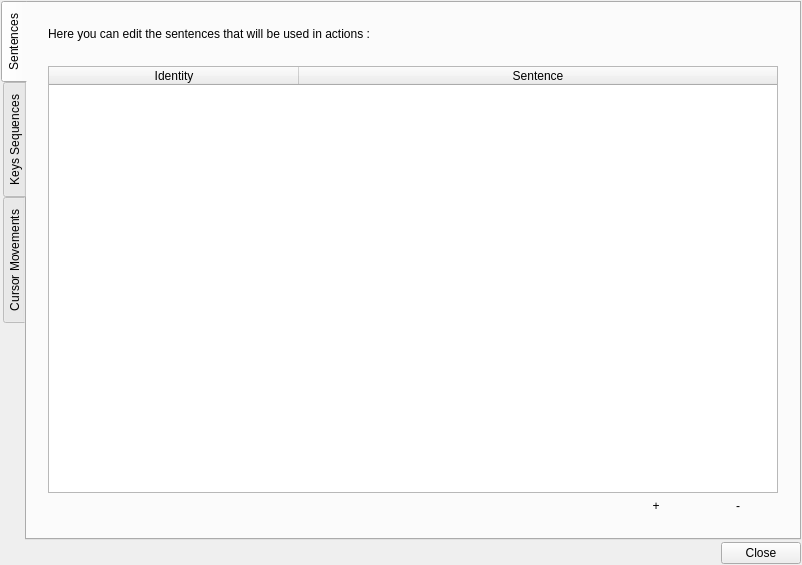
<?xml version="1.0" encoding="UTF-8"?>
<ui version="4.0">
 <class>DataEditDialog</class>
 <widget class="QDialog" name="DataEditDialog">
  <property name="geometry">
   <rect>
    <x>0</x>
    <y>0</y>
    <width>802</width>
    <height>565</height>
   </rect>
  </property>
  <property name="windowTitle">
   <string>Edit Data</string>
  </property>
  <layout class="QVBoxLayout" name="verticalLayout">
   <property name="spacing">
    <number>2</number>
   </property>
   <property name="leftMargin">
    <number>1</number>
   </property>
   <property name="topMargin">
    <number>1</number>
   </property>
   <property name="rightMargin">
    <number>1</number>
   </property>
   <property name="bottomMargin">
    <number>1</number>
   </property>
   <item>
    <widget class="QTabWidget" name="tabWidget">
     <property name="focusPolicy">
      <enum>Qt::FocusPolicy::StrongFocus</enum>
     </property>
     <property name="tabPosition">
      <enum>QTabWidget::TabPosition::West</enum>
     </property>
     <property name="currentIndex">
      <number>0</number>
     </property>
     <widget class="QWidget" name="tabSentences">
      <attribute name="title">
       <string>Sentences</string>
      </attribute>
      <layout class="QVBoxLayout" name="verticalLayout_2">
       <property name="spacing">
        <number>2</number>
       </property>
       <property name="leftMargin">
        <number>1</number>
       </property>
       <property name="topMargin">
        <number>1</number>
       </property>
       <property name="rightMargin">
        <number>1</number>
       </property>
       <property name="bottomMargin">
        <number>1</number>
       </property>
       <item>
        <layout class="QGridLayout" name="gridLayout">
         <property name="bottomMargin">
          <number>0</number>
         </property>
         <property name="spacing">
          <number>2</number>
         </property>
         <item row="5" column="2">
          <spacer name="verticalSpacer_3">
           <property name="orientation">
            <enum>Qt::Orientation::Vertical</enum>
           </property>
           <property name="sizeType">
            <enum>QSizePolicy::Policy::Preferred</enum>
           </property>
           <property name="sizeHint" stdset="0">
            <size>
             <width>20</width>
             <height>20</height>
            </size>
           </property>
          </spacer>
         </item>
         <item row="0" column="0">
          <spacer name="verticalSpacer">
           <property name="orientation">
            <enum>Qt::Orientation::Vertical</enum>
           </property>
           <property name="sizeType">
            <enum>QSizePolicy::Policy::Preferred</enum>
           </property>
           <property name="sizeHint" stdset="0">
            <size>
             <width>20</width>
             <height>20</height>
            </size>
           </property>
          </spacer>
         </item>
         <item row="1" column="0">
          <spacer name="horizontalSpacer">
           <property name="orientation">
            <enum>Qt::Orientation::Horizontal</enum>
           </property>
           <property name="sizeType">
            <enum>QSizePolicy::Policy::Preferred</enum>
           </property>
           <property name="sizeHint" stdset="0">
            <size>
             <width>20</width>
             <height>20</height>
            </size>
           </property>
          </spacer>
         </item>
         <item row="1" column="1">
          <widget class="QLabel" name="label">
           <property name="text">
            <string>Here you can edit the sentences that will be used in actions :</string>
           </property>
          </widget>
         </item>
         <item row="3" column="1">
          <widget class="SentencesTableWidget" name="sentencesTableWidget">
           <property name="focusPolicy">
            <enum>Qt::FocusPolicy::StrongFocus</enum>
           </property>
           <property name="editTriggers">
            <set>QAbstractItemView::EditTrigger::NoEditTriggers</set>
           </property>
           <property name="showDropIndicator" stdset="0">
            <bool>true</bool>
           </property>
           <property name="dragDropOverwriteMode">
            <bool>false</bool>
           </property>
           <property name="alternatingRowColors">
            <bool>true</bool>
           </property>
           <property name="selectionMode">
            <enum>QAbstractItemView::SelectionMode::SingleSelection</enum>
           </property>
           <property name="selectionBehavior">
            <enum>QAbstractItemView::SelectionBehavior::SelectRows</enum>
           </property>
           <property name="rowCount">
            <number>0</number>
           </property>
           <property name="columnCount">
            <number>2</number>
           </property>
           <attribute name="horizontalHeaderMinimumSectionSize">
            <number>64</number>
           </attribute>
           <attribute name="horizontalHeaderDefaultSectionSize">
            <number>250</number>
           </attribute>
           <attribute name="horizontalHeaderStretchLastSection">
            <bool>true</bool>
           </attribute>
           <attribute name="verticalHeaderVisible">
            <bool>false</bool>
           </attribute>
           <column>
            <property name="text">
             <string>Identity</string>
            </property>
           </column>
           <column>
            <property name="text">
             <string>Sentence</string>
            </property>
           </column>
          </widget>
         </item>
         <item row="2" column="1">
          <spacer name="verticalSpacer_2">
           <property name="orientation">
            <enum>Qt::Orientation::Vertical</enum>
           </property>
           <property name="sizeType">
            <enum>QSizePolicy::Policy::Fixed</enum>
           </property>
           <property name="sizeHint" stdset="0">
            <size>
             <width>20</width>
             <height>20</height>
            </size>
           </property>
          </spacer>
         </item>
         <item row="3" column="2">
          <spacer name="horizontalSpacer_2">
           <property name="orientation">
            <enum>Qt::Orientation::Horizontal</enum>
           </property>
           <property name="sizeType">
            <enum>QSizePolicy::Policy::Preferred</enum>
           </property>
           <property name="sizeHint" stdset="0">
            <size>
             <width>20</width>
             <height>20</height>
            </size>
           </property>
          </spacer>
         </item>
         <item row="4" column="1">
          <layout class="QHBoxLayout" name="horizontalLayout">
           <item>
            <spacer name="horizontalSpacer_3">
             <property name="orientation">
              <enum>Qt::Orientation::Horizontal</enum>
             </property>
             <property name="sizeHint" stdset="0">
              <size>
               <width>40</width>
               <height>20</height>
              </size>
             </property>
            </spacer>
           </item>
           <item>
            <widget class="QPushButton" name="addSentenceButton">
             <property name="text">
              <string notr="true">+</string>
             </property>
             <property name="flat">
              <bool>true</bool>
             </property>
            </widget>
           </item>
           <item>
            <widget class="QPushButton" name="removeSentenceButton">
             <property name="text">
              <string notr="true">-</string>
             </property>
             <property name="flat">
              <bool>true</bool>
             </property>
            </widget>
           </item>
          </layout>
         </item>
        </layout>
       </item>
      </layout>
     </widget>
     <widget class="QWidget" name="tabKeysSequences">
      <attribute name="title">
       <string>Keys Sequences</string>
      </attribute>
      <layout class="QVBoxLayout" name="verticalLayout_3">
       <property name="spacing">
        <number>2</number>
       </property>
       <property name="leftMargin">
        <number>1</number>
       </property>
       <property name="topMargin">
        <number>1</number>
       </property>
       <property name="rightMargin">
        <number>1</number>
       </property>
       <property name="bottomMargin">
        <number>1</number>
       </property>
       <item>
        <layout class="QGridLayout" name="gridLayout_2">
         <property name="bottomMargin">
          <number>0</number>
         </property>
         <property name="spacing">
          <number>2</number>
         </property>
         <item row="5" column="2">
          <spacer name="verticalSpacer_4">
           <property name="orientation">
            <enum>Qt::Orientation::Vertical</enum>
           </property>
           <property name="sizeType">
            <enum>QSizePolicy::Policy::Preferred</enum>
           </property>
           <property name="sizeHint" stdset="0">
            <size>
             <width>20</width>
             <height>20</height>
            </size>
           </property>
          </spacer>
         </item>
         <item row="0" column="0">
          <spacer name="verticalSpacer_5">
           <property name="orientation">
            <enum>Qt::Orientation::Vertical</enum>
           </property>
           <property name="sizeType">
            <enum>QSizePolicy::Policy::Preferred</enum>
           </property>
           <property name="sizeHint" stdset="0">
            <size>
             <width>20</width>
             <height>20</height>
            </size>
           </property>
          </spacer>
         </item>
         <item row="1" column="0">
          <spacer name="horizontalSpacer_4">
           <property name="orientation">
            <enum>Qt::Orientation::Horizontal</enum>
           </property>
           <property name="sizeType">
            <enum>QSizePolicy::Policy::Preferred</enum>
           </property>
           <property name="sizeHint" stdset="0">
            <size>
             <width>20</width>
             <height>20</height>
            </size>
           </property>
          </spacer>
         </item>
         <item row="1" column="1">
          <widget class="QLabel" name="label_2">
           <property name="text">
            <string>Here you can edit the keys sequences that will be used in actions :</string>
           </property>
          </widget>
         </item>
         <item row="3" column="1">
          <widget class="KeysSequencesTableWidget" name="keysSequencesTableWidget">
           <property name="focusPolicy">
            <enum>Qt::FocusPolicy::StrongFocus</enum>
           </property>
           <property name="editTriggers">
            <set>QAbstractItemView::EditTrigger::NoEditTriggers</set>
           </property>
           <property name="tabKeyNavigation">
            <bool>true</bool>
           </property>
           <property name="showDropIndicator" stdset="0">
            <bool>true</bool>
           </property>
           <property name="dragDropOverwriteMode">
            <bool>false</bool>
           </property>
           <property name="alternatingRowColors">
            <bool>true</bool>
           </property>
           <property name="selectionMode">
            <enum>QAbstractItemView::SelectionMode::SingleSelection</enum>
           </property>
           <property name="selectionBehavior">
            <enum>QAbstractItemView::SelectionBehavior::SelectRows</enum>
           </property>
           <property name="rowCount">
            <number>0</number>
           </property>
           <property name="columnCount">
            <number>2</number>
           </property>
           <attribute name="horizontalHeaderMinimumSectionSize">
            <number>64</number>
           </attribute>
           <attribute name="horizontalHeaderDefaultSectionSize">
            <number>250</number>
           </attribute>
           <attribute name="horizontalHeaderStretchLastSection">
            <bool>true</bool>
           </attribute>
           <attribute name="verticalHeaderVisible">
            <bool>false</bool>
           </attribute>
           <column>
            <property name="text">
             <string>Identity</string>
            </property>
           </column>
           <column>
            <property name="text">
             <string>Sentence</string>
            </property>
           </column>
          </widget>
         </item>
         <item row="2" column="1">
          <spacer name="verticalSpacer_6">
           <property name="orientation">
            <enum>Qt::Orientation::Vertical</enum>
           </property>
           <property name="sizeType">
            <enum>QSizePolicy::Policy::Fixed</enum>
           </property>
           <property name="sizeHint" stdset="0">
            <size>
             <width>20</width>
             <height>20</height>
            </size>
           </property>
          </spacer>
         </item>
         <item row="3" column="2">
          <spacer name="horizontalSpacer_5">
           <property name="orientation">
            <enum>Qt::Orientation::Horizontal</enum>
           </property>
           <property name="sizeType">
            <enum>QSizePolicy::Policy::Preferred</enum>
           </property>
           <property name="sizeHint" stdset="0">
            <size>
             <width>20</width>
             <height>20</height>
            </size>
           </property>
          </spacer>
         </item>
         <item row="4" column="1">
          <layout class="QHBoxLayout" name="horizontalLayout_2">
           <item>
            <spacer name="horizontalSpacer_6">
             <property name="orientation">
              <enum>Qt::Orientation::Horizontal</enum>
             </property>
             <property name="sizeHint" stdset="0">
              <size>
               <width>40</width>
               <height>20</height>
              </size>
             </property>
            </spacer>
           </item>
           <item>
            <widget class="QPushButton" name="addKeysSequenceButton">
             <property name="text">
              <string notr="true">+</string>
             </property>
             <property name="flat">
              <bool>true</bool>
             </property>
            </widget>
           </item>
           <item>
            <widget class="QPushButton" name="removeKeysSequenceButton">
             <property name="text">
              <string notr="true">-</string>
             </property>
             <property name="flat">
              <bool>true</bool>
             </property>
            </widget>
           </item>
          </layout>
         </item>
        </layout>
       </item>
      </layout>
     </widget>
     <widget class="QWidget" name="tabCursorMovements">
      <attribute name="title">
       <string>Cursor Movements</string>
      </attribute>
      <layout class="QVBoxLayout" name="verticalLayout_4">
       <property name="spacing">
        <number>2</number>
       </property>
       <property name="leftMargin">
        <number>1</number>
       </property>
       <property name="topMargin">
        <number>1</number>
       </property>
       <property name="rightMargin">
        <number>1</number>
       </property>
       <property name="bottomMargin">
        <number>1</number>
       </property>
       <item>
        <layout class="QGridLayout" name="gridLayout_3">
         <property name="bottomMargin">
          <number>0</number>
         </property>
         <property name="spacing">
          <number>2</number>
         </property>
         <item row="5" column="2">
          <spacer name="verticalSpacer_7">
           <property name="orientation">
            <enum>Qt::Orientation::Vertical</enum>
           </property>
           <property name="sizeType">
            <enum>QSizePolicy::Policy::Preferred</enum>
           </property>
           <property name="sizeHint" stdset="0">
            <size>
             <width>20</width>
             <height>20</height>
            </size>
           </property>
          </spacer>
         </item>
         <item row="0" column="0">
          <spacer name="verticalSpacer_8">
           <property name="orientation">
            <enum>Qt::Orientation::Vertical</enum>
           </property>
           <property name="sizeType">
            <enum>QSizePolicy::Policy::Preferred</enum>
           </property>
           <property name="sizeHint" stdset="0">
            <size>
             <width>20</width>
             <height>20</height>
            </size>
           </property>
          </spacer>
         </item>
         <item row="1" column="0">
          <spacer name="horizontalSpacer_7">
           <property name="orientation">
            <enum>Qt::Orientation::Horizontal</enum>
           </property>
           <property name="sizeType">
            <enum>QSizePolicy::Policy::Preferred</enum>
           </property>
           <property name="sizeHint" stdset="0">
            <size>
             <width>20</width>
             <height>20</height>
            </size>
           </property>
          </spacer>
         </item>
         <item row="1" column="1">
          <widget class="QLabel" name="label_3">
           <property name="text">
            <string>Here you can edit the cursor movements sets that will be used in actions :</string>
           </property>
          </widget>
         </item>
         <item row="3" column="1">
          <widget class="CursorMovementsTableWidget" name="cursorMovementsTableWidget">
           <property name="focusPolicy">
            <enum>Qt::FocusPolicy::StrongFocus</enum>
           </property>
           <property name="editTriggers">
            <set>QAbstractItemView::EditTrigger::NoEditTriggers</set>
           </property>
           <property name="tabKeyNavigation">
            <bool>true</bool>
           </property>
           <property name="showDropIndicator" stdset="0">
            <bool>true</bool>
           </property>
           <property name="dragDropOverwriteMode">
            <bool>false</bool>
           </property>
           <property name="alternatingRowColors">
            <bool>true</bool>
           </property>
           <property name="selectionMode">
            <enum>QAbstractItemView::SelectionMode::SingleSelection</enum>
           </property>
           <property name="selectionBehavior">
            <enum>QAbstractItemView::SelectionBehavior::SelectRows</enum>
           </property>
           <property name="rowCount">
            <number>0</number>
           </property>
           <property name="columnCount">
            <number>2</number>
           </property>
           <attribute name="horizontalHeaderMinimumSectionSize">
            <number>64</number>
           </attribute>
           <attribute name="horizontalHeaderDefaultSectionSize">
            <number>250</number>
           </attribute>
           <attribute name="horizontalHeaderStretchLastSection">
            <bool>true</bool>
           </attribute>
           <attribute name="verticalHeaderVisible">
            <bool>false</bool>
           </attribute>
           <column>
            <property name="text">
             <string>Identity</string>
            </property>
           </column>
           <column>
            <property name="text">
             <string>Cursor movements</string>
            </property>
           </column>
          </widget>
         </item>
         <item row="2" column="1">
          <spacer name="verticalSpacer_9">
           <property name="orientation">
            <enum>Qt::Orientation::Vertical</enum>
           </property>
           <property name="sizeType">
            <enum>QSizePolicy::Policy::Fixed</enum>
           </property>
           <property name="sizeHint" stdset="0">
            <size>
             <width>20</width>
             <height>20</height>
            </size>
           </property>
          </spacer>
         </item>
         <item row="3" column="2">
          <spacer name="horizontalSpacer_8">
           <property name="orientation">
            <enum>Qt::Orientation::Horizontal</enum>
           </property>
           <property name="sizeType">
            <enum>QSizePolicy::Policy::Preferred</enum>
           </property>
           <property name="sizeHint" stdset="0">
            <size>
             <width>20</width>
             <height>20</height>
            </size>
           </property>
          </spacer>
         </item>
         <item row="4" column="1">
          <layout class="QHBoxLayout" name="horizontalLayout_3">
           <item>
            <spacer name="horizontalSpacer_9">
             <property name="orientation">
              <enum>Qt::Orientation::Horizontal</enum>
             </property>
             <property name="sizeHint" stdset="0">
              <size>
               <width>40</width>
               <height>20</height>
              </size>
             </property>
            </spacer>
           </item>
           <item>
            <widget class="QPushButton" name="addCursorMovementsButton">
             <property name="text">
              <string notr="true">+</string>
             </property>
             <property name="flat">
              <bool>true</bool>
             </property>
            </widget>
           </item>
           <item>
            <widget class="QPushButton" name="removeCursorMovementsButton">
             <property name="text">
              <string notr="true">-</string>
             </property>
             <property name="flat">
              <bool>true</bool>
             </property>
            </widget>
           </item>
          </layout>
         </item>
        </layout>
       </item>
      </layout>
     </widget>
    </widget>
   </item>
   <item>
    <widget class="QDialogButtonBox" name="buttonBox">
     <property name="orientation">
      <enum>Qt::Orientation::Horizontal</enum>
     </property>
     <property name="standardButtons">
      <set>QDialogButtonBox::StandardButton::Close</set>
     </property>
    </widget>
   </item>
  </layout>
 </widget>
 <customwidgets>
  <customwidget>
   <class>CursorMovementsTableWidget</class>
   <extends>QTableWidget</extends>
   <header location="global">ui/tablewidgets/CursorMovementsTableWidget.h</header>
  </customwidget>
  <customwidget>
   <class>KeysSequencesTableWidget</class>
   <extends>QTableWidget</extends>
   <header location="global">ui/tablewidgets/KeysSequencesTableWidget.h</header>
  </customwidget>
  <customwidget>
   <class>SentencesTableWidget</class>
   <extends>QTableWidget</extends>
   <header location="global">ui/tablewidgets/SentencesTableWidget.h</header>
  </customwidget>
 </customwidgets>
 <resources/>
 <connections>
  <connection>
   <sender>buttonBox</sender>
   <signal>accepted()</signal>
   <receiver>DataEditDialog</receiver>
   <slot>accept()</slot>
   <hints>
    <hint type="sourcelabel">
     <x>248</x>
     <y>254</y>
    </hint>
    <hint type="destinationlabel">
     <x>157</x>
     <y>274</y>
    </hint>
   </hints>
  </connection>
  <connection>
   <sender>buttonBox</sender>
   <signal>rejected()</signal>
   <receiver>DataEditDialog</receiver>
   <slot>reject()</slot>
   <hints>
    <hint type="sourcelabel">
     <x>316</x>
     <y>260</y>
    </hint>
    <hint type="destinationlabel">
     <x>286</x>
     <y>274</y>
    </hint>
   </hints>
  </connection>
 </connections>
</ui>
